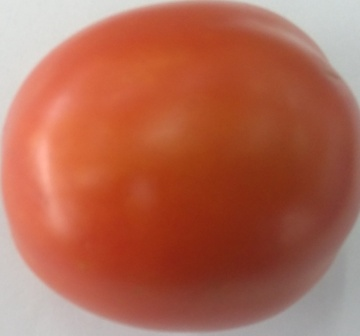
#> input picture Hackathon/res/out7.jpg, 360 x 336 px
$ python Mous_sobel.py   (older library calls are emulated)
#> lines starting #> are read from the running program, lines starting #| are printed output that depends on the picture

import cv2
import numpy as np
from matplotlib import pyplot as plt
import sys
from PIL import Image


def mouse_callback(event, x, y, flags, params):

    if event==1:
        clicks.append([x,y])

        #print(clicks)
        print("sobelx ="+str(sobelx[x][y]), "sobely ="+str(sobely[x][y]))

img0= cv2.imread('res/out7.jpg')
#> img0 is the input picture: shape (336, 360, 3); mean B, G, R 82.6, 103.9, 176.7
cv2.imshow("image",img0)
gray = cv2.cvtColor(img0, cv2.COLOR_BGR2GRAY)
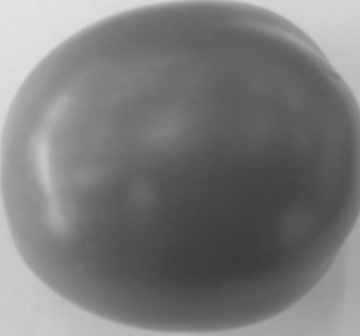
#> gray: shape (336, 360); min 58, max 227, mean 123.2

# remove noise
img = cv2.GaussianBlur(gray,(3,3),0)

# convolute with proper kernels
laplacian = cv2.Laplacian(img,cv2.CV_64F)
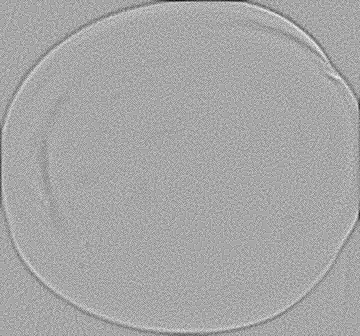
#> laplacian: shape (336, 360) float64; min -17, max 9, mean -0.011; drawn with min black and max white
sobelox = cv2.Sobel(img,cv2.CV_64F,1,0,ksize=5)  # x
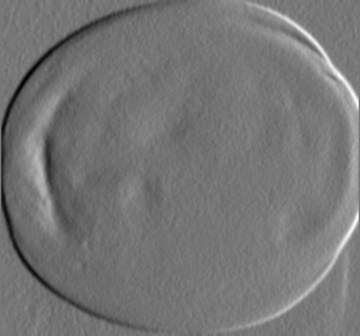
#> sobelox: shape (336, 360) float64; min -1049, max 1184, mean -16; drawn with min black and max white
sobeloy = cv2.Sobel(img,cv2.CV_64F,0,1,ksize=5)  # y
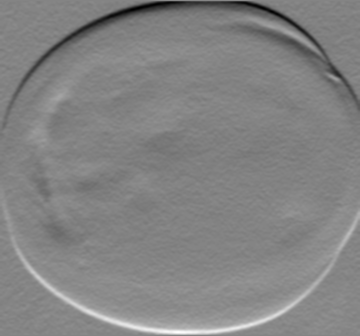
#> sobeloy: shape (336, 360) float64; min -1622, max 1499, mean -10.5; drawn with min black and max white


sobelx=sobelox-np.min(sobelox)
sobelx=sobelx/(np.max(sobelx))

sobely=sobeloy-np.min(sobeloy)
sobely=sobely/(np.max(sobely))

cv2.setMouseCallback('image', mouse_callback)
while True:
    clicks = []
    if cv2.waitKey(25) & 0xFF == ord('q'):
#> (key q is pressed here)
        break

$ run again, with Hackathon/res/out1.jpg copied over Hackathon/res/out7.jpg
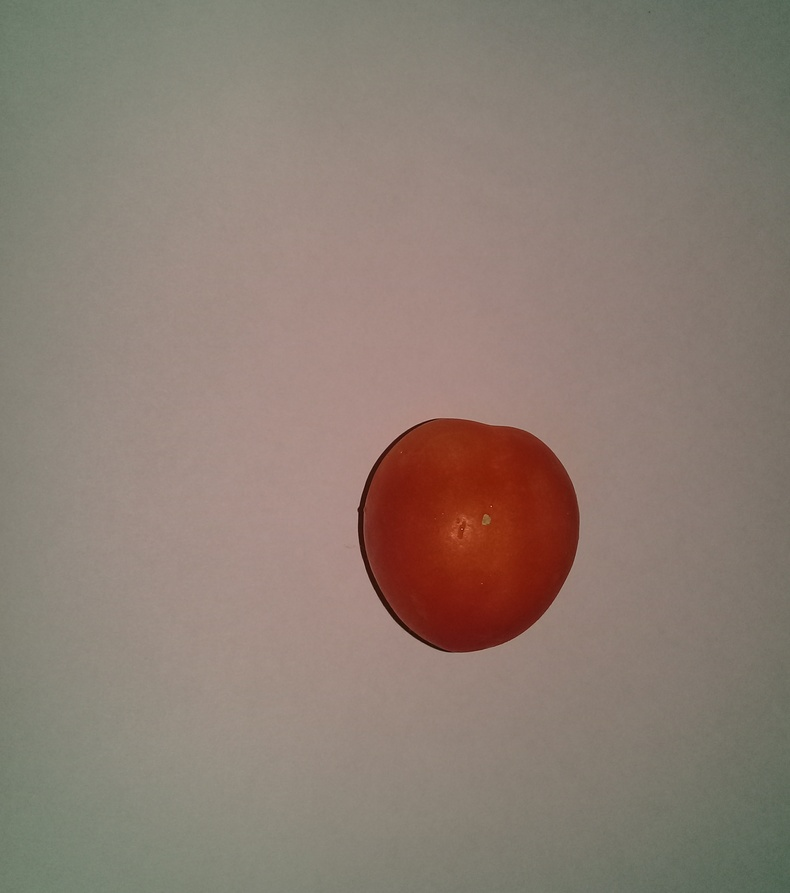
#> input picture Hackathon/res/out1.jpg, 790 x 893 px, shrunk from 2299 x 2598 before the run
#> img0 is the input picture: shape (893, 790, 3); mean B, G, R 114.6, 124.9, 139.6
#> `laplacian = cv2.Laplacian(img,cv2.CV_64F)`:
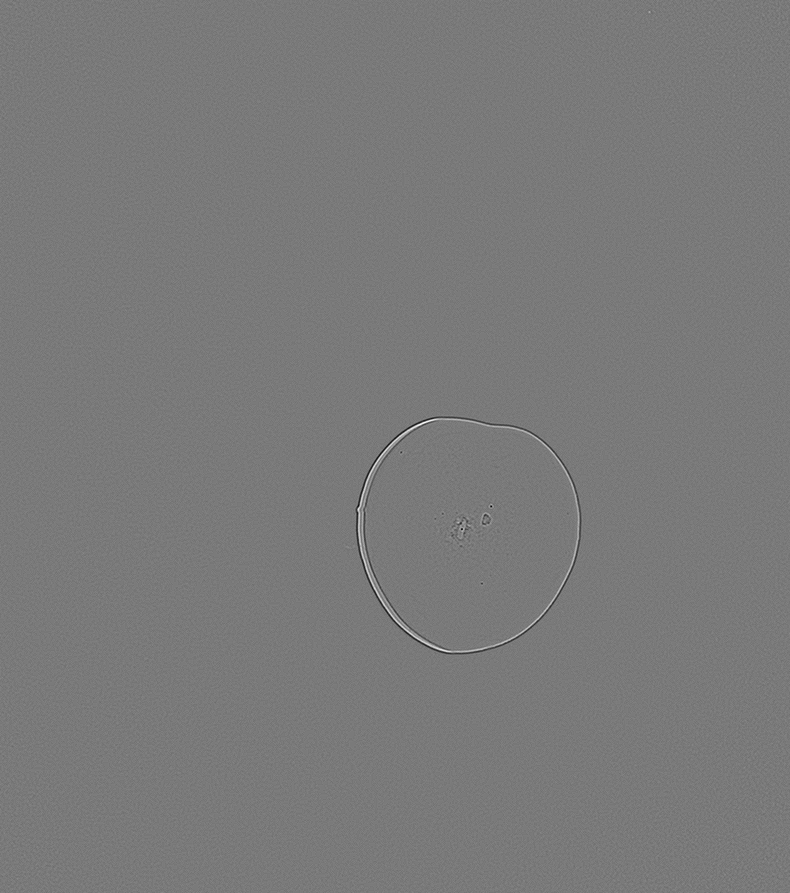
#> laplacian: shape (893, 790) float64; min -56, max 61, mean 0; drawn with min black and max white
#> `sobelox = cv2.Sobel(img,cv2.CV_64F,1,0,ksize=5)`:
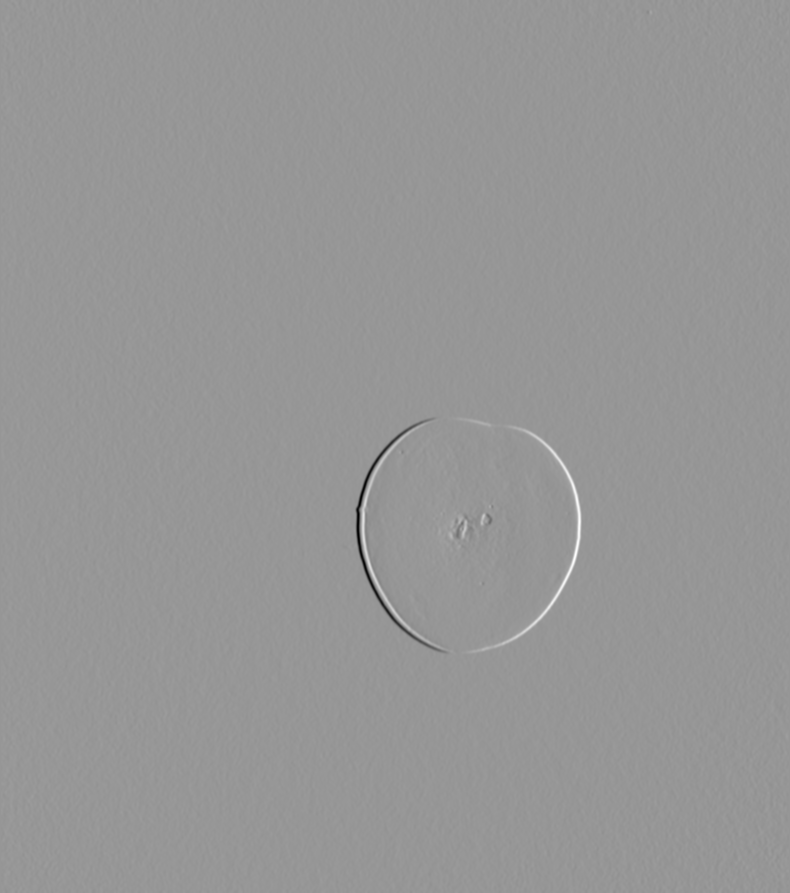
#> sobelox: shape (893, 790) float64; min -5142, max 3548, mean -2.6; drawn with min black and max white

$ run again, with Hackathon/res/out10.jpg copied over Hackathon/res/out7.jpg
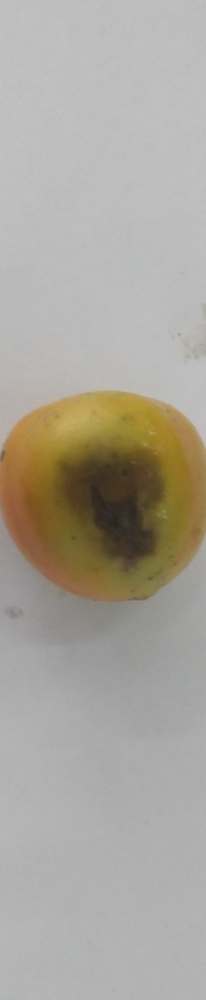
#> input picture Hackathon/res/out10.jpg, 206 x 1000 px, shrunk from 644 x 3132 before the run
#> img0 is the input picture: shape (1000, 206, 3); mean B, G, R 156.3, 165.5, 169.9
#> `laplacian = cv2.Laplacian(img,cv2.CV_64F)`:
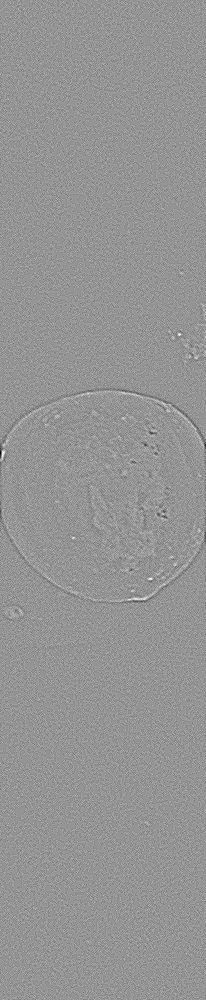
#> laplacian: shape (1000, 206) float64; min -21, max 15, mean -0.00239; drawn with min black and max white
#> `sobeloy = cv2.Sobel(img,cv2.CV_64F,0,1,ksize=5)`:
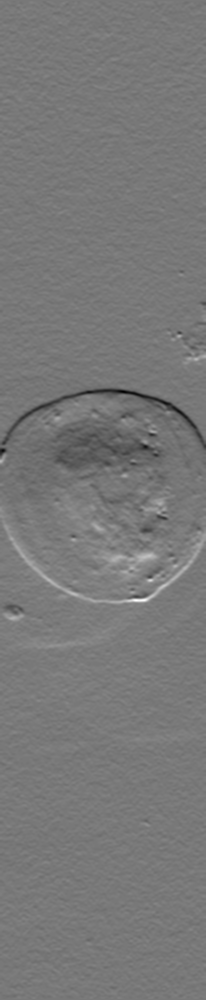
#> sobeloy: shape (1000, 206) float64; min -1277, max 1421, mean -1.4; drawn with min black and max white

$ run again, with Hackathon/res/out11.jpg copied over Hackathon/res/out7.jpg
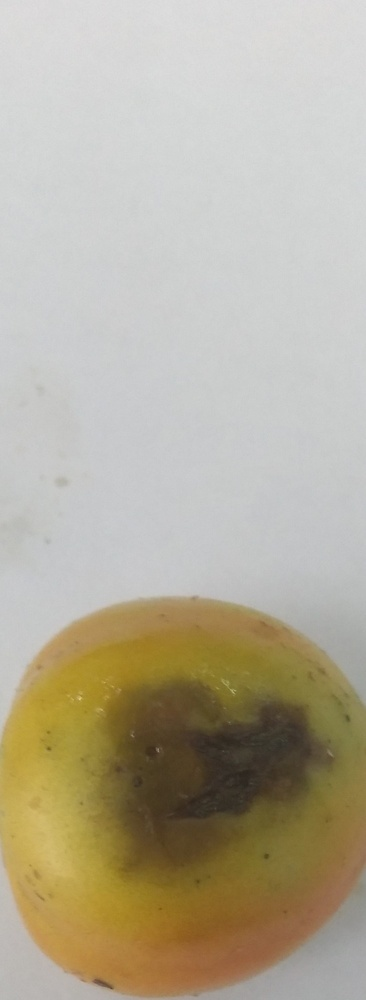
#> input picture Hackathon/res/out11.jpg, 366 x 1000 px, shrunk from 731 x 1995 before the run
#> img0 is the input picture: shape (1000, 366, 3); mean B, G, R 154.3, 173.5, 181
#> `laplacian = cv2.Laplacian(img,cv2.CV_64F)`:
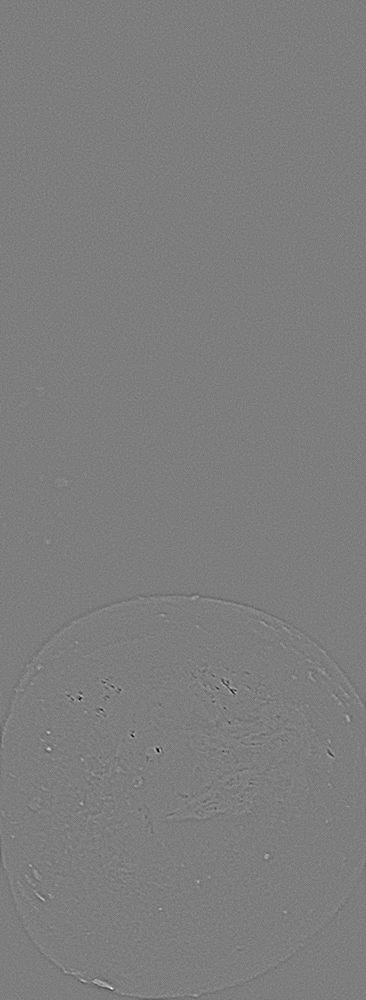
#> laplacian: shape (1000, 366) float64; min -37, max 38, mean 0; drawn with min black and max white
#> `sobeloy = cv2.Sobel(img,cv2.CV_64F,0,1,ksize=5)`:
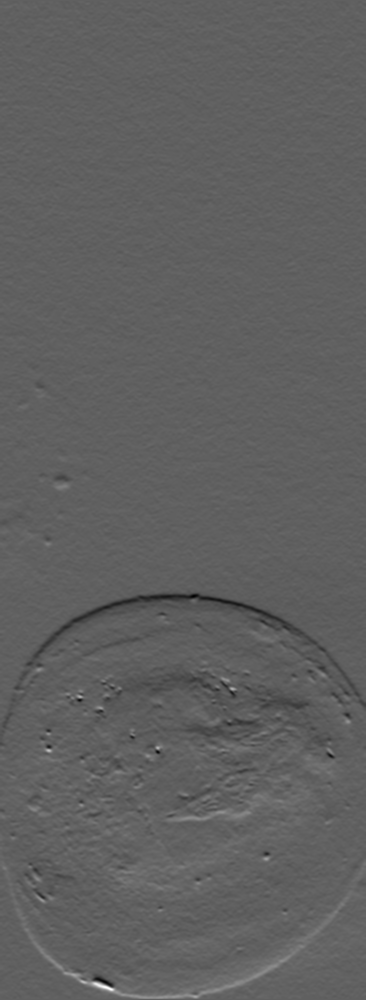
#> sobeloy: shape (1000, 366) float64; min -1543, max 2527, mean -6.5; drawn with min black and max white
